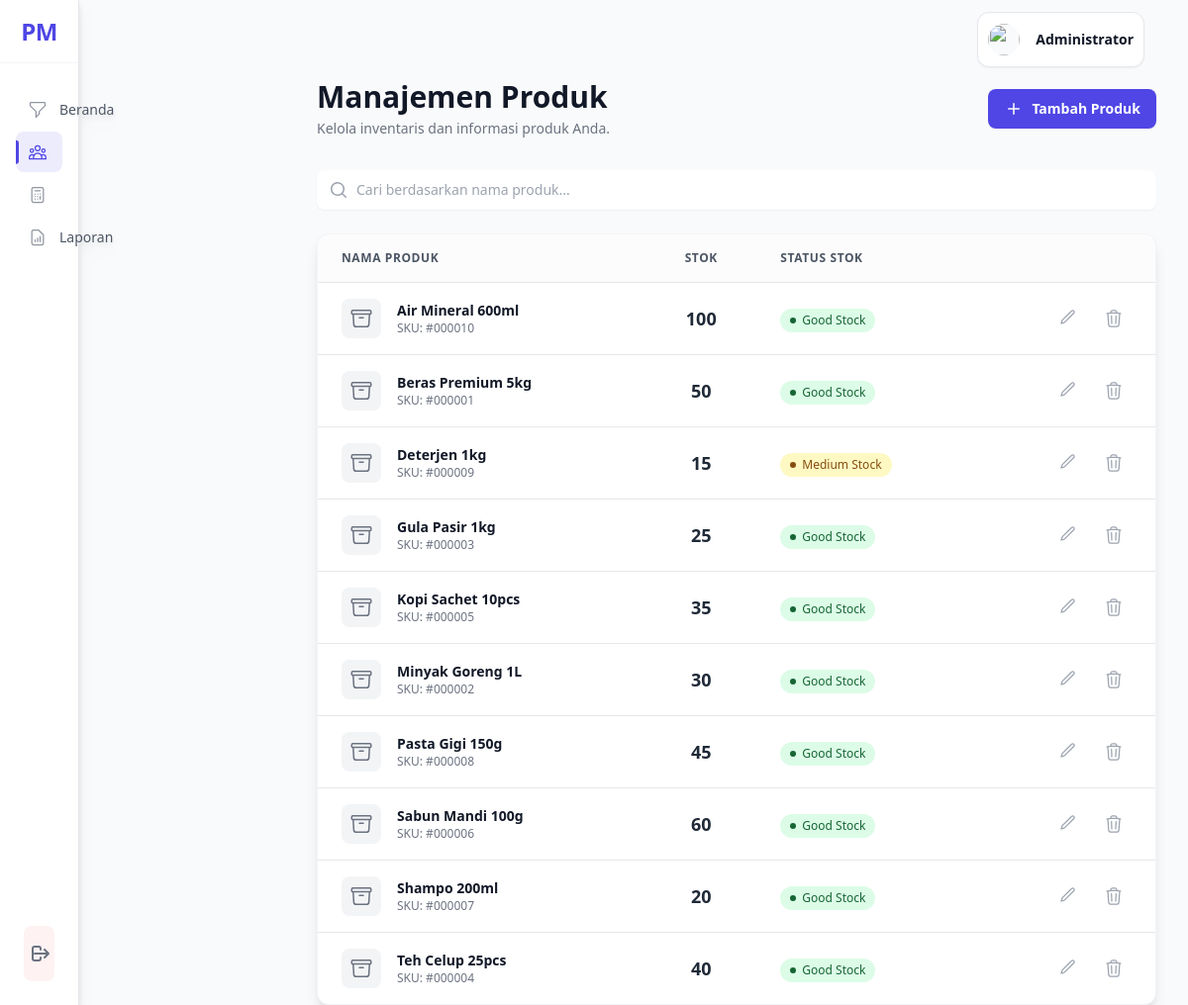
Screenshot of /pages/products.php (signed in) with the database file from the repository.
### tables this page shows
CREATE TABLE IF NOT EXISTS pengguna (
    id_pengguna INT PRIMARY KEY AUTO_INCREMENT,
    nama VARCHAR(30) NOT NULL,
    jabatan VARCHAR(30) NOT NULL CHECK (jabatan IN ('Admin', 'Owner')),
    email VARCHAR(30) UNIQUE NOT NULL,
    password VARCHAR(255) NOT NULL,
    created_at TIMESTAMP DEFAULT CURRENT_TIMESTAMP,
    updated_at TIMESTAMP DEFAULT CURRENT_TIMESTAMP
);

CREATE TABLE IF NOT EXISTS barang (
    kode_barang INT PRIMARY KEY AUTO_INCREMENT,
    nama_barang VARCHAR(30) NOT NULL,
    stok INT NOT NULL DEFAULT 0 CHECK (stok >= 0),
    created_at TIMESTAMP DEFAULT CURRENT_TIMESTAMP,
    updated_at TIMESTAMP DEFAULT CURRENT_TIMESTAMP
);

### includes/functions.php (called while the page is built, shortened)
<?php
class Database
{
    private $host = DB_HOST;
    private $db_name = DB_NAME;
    private $username = DB_USER;
    private $password = DB_PASS;
    public function getConnection()
    {
        $this->conn = null;
        try {
            if ($this->host === 'localhost' || $this->host === '127.0.0.1') {
                $dsn = "mysql:unix_socket=/Applications/XAMPP/xamppfiles/var/mysql/mysql.sock;dbname=" . $this->db_name;
            } else {
                $dsn = "mysql:host=" . $this->host . ";dbname=" . $this->db_name;
            }
            $this->conn = new PDO($dsn, $this->username, $this->password);
            $this->conn->exec("set names utf8");
            $this->conn->setAttribute(PDO::ATTR_ERRMODE, PDO::ERRMODE_EXCEPTION);
        } catch (PDOException $exception) {
            echo "Connection error: " . $exception->getMessage();
        }
        return $this->conn;
    }
}
function isLoggedIn()
{
    return isset($_SESSION['user_id']) && !empty($_SESSION['user_id']);
}
function getCurrentUser()
{
    $database = new Database();
    $db = $database->getConnection();
    $query = "SELECT id_pengguna, nama, jabatan, email FROM pengguna WHERE id_pengguna = :id";
    $stmt = $db->prepare($query);
    $stmt->bindParam(':id', $_SESSION['user_id']);
    $stmt->execute();
    return $stmt->fetch(PDO::FETCH_ASSOC);
}

### pages/products.php (the view, shortened to what this page needs)
<?php
require_once dirname(__DIR__) . '/includes/functions.php';
$database = new Database();
$db = $database->getConnection();
$query = "SELECT
            kode_barang,
            nama_barang,
            stok,
            CASE
                WHEN stok <= 5 THEN 'Low Stock'
                WHEN stok <= 15 THEN 'Medium Stock'
                ELSE 'Good Stock'
            END as stock_status
          FROM barang
          ORDER BY nama_barang ASC";
$stmt = $db->prepare($query);
$stmt->execute();
$products = $stmt->fetchAll(PDO::FETCH_ASSOC);
include dirname(__DIR__) . '/components/header.php';
?>
<div class="fade-in">
    <div class="mb-8 flex items-center justify-between">
        <div>
            <h1 class="text-3xl font-bold text-gray-900">Manajemen Produk</h1>
            <p class="mt-1 text-sm text-gray-500">Kelola inventaris dan informasi produk Anda.</p>
        </div>
        <button onclick="openAddModal()" class="inline-flex items-center gap-x-2 rounded-lg bg-indigo-600 px-4 py-2.5 text-sm font-semibold text-white shadow-sm hover:bg-indigo-700 transition-colors duration-200 focus:outline-none focus:ring-2 focus:ring-indigo-500 focus:ring-offset-2">
            <svg class="h-5 w-5" viewBox="0 0 20 20" fill="currentColor"><path d="M10.75 4.75a.75.75 0 00-1.5 0v4.5h-4.5a.75.75 0 000 1.5h4.5v4.5a.75.75 0 001.5 0v-4.5h4.5a.75.75 0 000-1.5h-4.5v-4.5z" /></svg>
            <span>Tambah Produk</span>
        </button>
    </div>
    <div class="mb-6">
        <div class="relative"><div class="pointer-events-none absolute inset-y-0 left-0 flex items-center pl-3"></div><input type="text" id="searchInput" placeholder="Cari berdasarkan nama produk..." class="block w-full rounded-lg border-gray-300 py-2.5 pl-10 pr-3 shadow-sm focus:border-indigo-500 focus:ring-indigo-500 sm:text-sm"></div>
    </div>
    <div class="bg-white shadow-lg rounded-xl border border-gray-100 overflow-hidden">
        <table class="min-w-full"><thead class="bg-gray-50/50"><tr class="border-b border-gray-200"><th scope="col" class="px-6 py-4 text-left text-xs font-semibold text-gray-600 uppercase tracking-wider">Nama Produk</th><th scope="col" class="px-6 py-4 text-center text-xs font-semibold text-gray-600 uppercase tracking-wider">Stok</th><th scope="col" class="px-6 py-4 text-left text-xs font-semibold text-gray-600 uppercase tracking-wider">Status Stok</th><th scope="col" class="relative px-6 py-3"><span class="sr-only">Aksi</span></th></tr></thead>
            <tbody id="productsTableBody" class="divide-y divide-gray-200">
                <?php if (empty($products)): ?>
                    <tr class="product-row"><td colspan="4" class="px-6 py-16 text-center"><div class="flex flex-col items-center"><svg class="h-12 w-12 text-gray-400 mb-3" fill="none" viewBox="0 0 24 24" stroke="currentColor"><path stroke-linecap="round" stroke-linejoin="round" stroke-width="2" d="M20.25 7.5l-.625 10.632a2.25 2.25 0 01-2.247 2.118H6.622a2.25 2.25 0 01-2.247-2.118L3.75 7.5M10 11.25h4M3.375 7.5h17.25c.621 0 1.125-.504 1.125-1.125v-1.5c0-.621-.504-1.125-1.125-1.125H3.375c-.621 0-1.125.504-1.125 1.125v1.5c0 .621.504 1.125 1.125 1.125z" /></svg><h3 class="text-lg font-semibold text-gray-800">Produk tidak ditemukan</h3><p class="mt-1 text-sm text-gray-500">Silakan tambahkan produk baru untuk memulai.</p></div></td></tr>
                <?php else: ?>
                    <?php foreach ($products as $product): ?>
                        <tr class="product-row hover:bg-gray-50/50 transition-colors duration-200" data-name="<?php echo strtolower(htmlspecialchars($product['nama_barang'])); ?>">
                            <td class="px-6 py-4 whitespace-nowrap"><div class="flex items-center"><div class="flex-shrink-0 h-10 w-10 bg-gray-100 rounded-lg flex items-center justify-center"></div><div class="ml-4"><div class="text-sm font-semibold text-gray-900"><?php echo htmlspecialchars($product['nama_barang']); ?></div><div class="text-xs text-gray-500">SKU: #<?php echo str_pad($product['kode_barang'], 6, '0', STR_PAD_LEFT); ?></div></div></div></td>
                            <td class="px-6 py-4 whitespace-nowrap text-center"><div class="text-lg font-bold text-gray-800"><?php echo $product['stok']; ?></div></td>
                            <td class="px-6 py-4 whitespace-nowrap"><?php
                                $statusClass = '';
                                if ($product['stock_status'] === 'Low Stock') $statusClass = 'bg-red-100 text-red-800';
                                elseif ($product['stock_status'] === 'Medium Stock') $statusClass = 'bg-yellow-100 text-yellow-800';
                                else $statusClass = 'bg-green-100 text-green-800';
                                ?><span class="inline-flex items-center gap-x-1.5 rounded-full px-2.5 py-1 text-xs font-medium <?php echo $statusClass; ?>"><svg class="h-1.5 w-1.5 fill-current" viewBox="0 0 6 6"><circle cx="3" cy="3" r="3" /></svg><?php echo $product['stock_status']; ?></span></td>
                            <td class="px-6 py-4 whitespace-nowrap text-right text-sm font-medium space-x-2">
                                <button onclick='openEditModal(<?php echo htmlspecialchars(json_encode($product, JSON_HEX_APOS | JSON_HEX_QUOT)); ?>)' class="p-2 rounded-full text-gray-400 hover:bg-gray-200 hover:text-gray-700" title="Edit Produk"><svg class="h-5 w-5" fill="none" viewBox="0 0 24 24" stroke-width="1.5" stroke="currentColor"><path stroke-linecap="round" stroke-linejoin="round" d="M16.862 4.487l1.687-1.688a1.875 1.875 0 112.652 2.652L10.582 16.07a4.5 4.5 0 01-1.897 1.13L6 18l.8-2.685a4.5 4.5 0 011.13-1.897l8.932-8.931z" /></svg></button>
                                <button onclick='confirmDelete(<?php echo $product["kode_barang"]; ?>, "<?php echo htmlspecialchars(addslashes($product['nama_barang'])); ?>")' class="p-2 rounded-full text-gray-400 hover:bg-red-100 hover:text-red-600" title="Hapus Produk"></button>
                            </td>
                        </tr>
                    <?php endforeach; ?>
                <?php endif; ?>
            </tbody>
        </table>
    </div>
</div>
<?php
include dirname(__DIR__) . '/components/footer.php';
?>

### components/header.php (shortened to what this page needs)
<!DOCTYPE html>
<html lang="id" class="h-full bg-gray-50">
<head>
    <script src="https://cdn.tailwindcss.com"></script>
    <link rel="stylesheet" href="<?php echo BASE_URL; ?>/assets/css/custom.css">
    <link rel="stylesheet" href="<?php echo BASE_URL; ?>/assets/css/style.css">
    <link rel="stylesheet" href="<?php echo BASE_URL; ?>/assets/css/header.css">
    <link rel="stylesheet" href="<?php echo BASE_URL; ?>/assets/css/navigation.css">
</head>
<body class="h-full">
    <div x-data="{ sidebarOpen: false }" class="min-h-full">
        <?php if (isLoggedIn()): ?>
                                <?php include __DIR__ . '/navigation.php'; ?>
            <aside class="hidden lg:fixed lg:inset-y-0 lg:z-50 lg:flex lg:w-20 xl:w-64 lg:flex-col bg-white border-r border-gray-200 drop-shadow-lg">
                <div class="flex flex-col h-full">
                    <div class="flex items-center justify-center h-16 border-b border-gray-100">
                        <span class="text-2xl font-extrabold text-indigo-600 tracking-tight xl:hidden block">PM</span>
                    </div>
                    <nav class="flex-1 flex flex-col py-4 px-2 xl:px-4 gap-y-2">
                        <?php include __DIR__ . '/navigation.php'; ?>
                    </nav>
                    <div class="mt-auto p-2 m-6 rounded-lg flex flex-col items-center xl:items-center bg-red-50">
                        <a href="<?php echo BASE_URL; ?>/auth/logout.php" class="flex items-center text-center justify-center gap-1 px-3 py-2 rounded-lg text-gray-500  hover:text-red-600 transition w-12 xl:w-32">
                            <svg class="h-6 w-6 mx-auto" fill="none" stroke="currentColor" stroke-width="2" viewBox="0 0 24 24">
                                <path stroke-linecap="round" stroke-linejoin="round" d="M17 16l4-4m0 0l-4-4m4 4H7m6 4v1a2 2 0 01-2 2H7a2 2 0 01-2-2V7a2 2 0 012-2h4a2 2 0 012 2v1" />
                            </svg>
                        </a>
                    </div>
                </div>
            </aside>
            <div class="lg:pl-72">
                <div class="sticky top-0 z-40 flex h-20 shrink-0 items-center gap-x-4 px-4 sm:gap-x-6 sm:px-6 lg:px-8">
                    <div class="flex flex-1 gap-x-4 self-stretch lg:gap-x-6">
                        <div class="relative flex flex-1">
                        </div>
                        <div class="flex items-center gap-x-2 lg:gap-x-4 bg-white border border-gray-200 rounded-xl shadow-sm p-2.5 text-gray-300 backdrop-blur-md  m-3">
                            <div class="relative" x-data="{ open: false }">
                                <button @click="open = !open" type="button" class="-m-1.5 flex items-center p-1.5">
                                    <img class="h-8 w-8 rounded-full bg-gray-50" src="https://images.unsplash.com/photo-1472099645785-5658abf4ff4e?ixlib=rb-1.2.1&ixid=eyJhcHBfaWQiOjEyMDd9&auto=format&fit=facearea&facepad=2&w=256&h=256&q=80" alt="">
                                    <span class="hidden lg:flex lg:items-center">
                                        <span class="ml-4 text-sm font-semibold leading-6 text-gray-900" aria-hidden="true"><?php echo htmlspecialchars(getCurrentUser()['nama']); ?></span>
                                    </span>
                                </button>
                            </div>
                        </div>
                    </div>
                </div>
                <main>
                    <div class="px-4 sm:px-6 lg:px-8">
                    <?php else: ?>
                        <main class="flex min-h-full flex-col justify-center py-12 sm:px-6 lg:px-8">
                            <div class="sm:mx-auto sm:w-full sm:max-w-md">
                            <?php endif; ?>

### assets/css/style.css (style rules this page uses)
.fade-in { animation: fadeIn 0.5s ease-in; }
html { scroll-behavior: smooth; }

### assets/css/navigation.css (style rules this page uses)
:root { --nav-primary: #4F46E5; --nav-primary-light: #6366F1; --nav-hover-bg: rgba(99, 102, 241, 0.04); --nav-active-bg: rgba(79, 70, 229, 0.1); --nav-text: #4B5563; --nav-text-light: #6B7280; }

### rows the page displays
pengguna: nama "Administrator"
barang: nama_barang "Air Mineral 600ml", kode_barang "000010", stok "100", stock_status "Good Stock"
barang: nama_barang "Beras Premium 5kg", kode_barang "000001", stok "50", stock_status "Good Stock"
barang: nama_barang "Deterjen 1kg", kode_barang "000009", stok "15", stock_status "Medium Stock"
barang: nama_barang "Gula Pasir 1kg", kode_barang "000003", stok "25", stock_status "Good Stock"
barang: nama_barang "Kopi Sachet 10pcs", kode_barang "000005", stok "35", stock_status "Good Stock"
barang: nama_barang "Minyak Goreng 1L", kode_barang "000002", stok "30", stock_status "Good Stock"
barang: nama_barang "Pasta Gigi 150g", kode_barang "000008", stok "45", stock_status "Good Stock"
barang: nama_barang "Sabun Mandi 100g", kode_barang "000006", stok "60", stock_status "Good Stock"
barang: nama_barang "Shampo 200ml", kode_barang "000007", stok "20", stock_status "Good Stock"
barang: nama_barang "Teh Celup 25pcs", kode_barang "000004", stok "40", stock_status "Good Stock"

### other values shown
$item['name'] "Beranda"
$item['name'] "Laporan"
